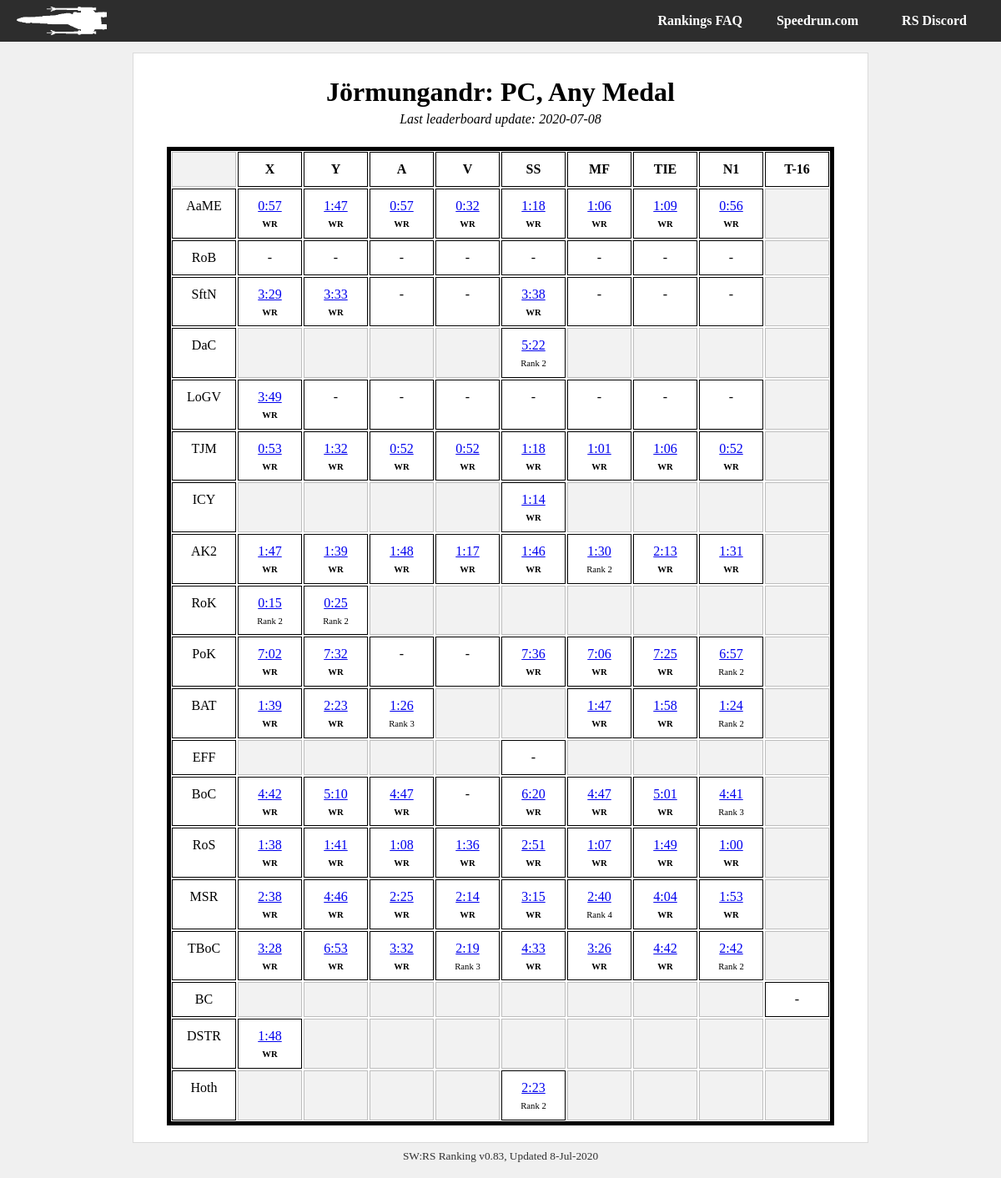
/player/Jörmungandr/pc_any, run on the app's committed database.
### tables this page shows
CREATE TABLE metadata (field          text primary key,value          text);

CREATE TABLE "il_runs_20200708" (
	`run_id`	integer,
	`level`	text,
	`category`	text,
	`player`	text,
	`time`	integer DEFAULT 9999,
	`platform`	text,
	`medal`	text,
	`src_link`	text,
	`rank`	INTEGER DEFAULT 0,
	PRIMARY KEY(`run_id`)
);

### swrs.py (the view)
@app.route('/player/<player_id>/<category>')
def player_cat(player_id, category):
    con = lite.connect(DATABASE)
    with con:
        cur = con.cursor()
        cur.execute('SELECT value FROM metadata ' +
                    'WHERE field = "last_update"')
    last_up = cur.fetchall()[0][0]
    tag = last_up + '_' + category
    if category[0:2] == 'pc':
        console = "PC"
    elif category[0:3] == 'n64':
        console = 'N64'
    else:
        console = 'CONSOLE?'
    if category[-3:] == 'any':
        medal_type = "Any Medal"
    elif category[-4:] == 'gold':
        medal_type = 'Gold Medal'
    else:
        medal_type = 'MEDAL?'
    runs = []
    for lev in il_level_names:
        level_array = []
        for ship in il_category_names:
            cur = con.cursor()
            with con:
                cur.execute('SELECT level, category, time, rank, "src_link" ' +
                            'FROM il_runs_' + last_up + ' ' +
                            'WHERE player = "' + player_id + '" AND ' +
                            'platform = "' + console + '" AND ' +
                            'level = "' + lev + '" AND ' +
                            'category = "' + ship + '" AND ' +
                            'medal = "' + medal_type + '";')
            run = cur.fetchall()
            if run:
                run = list(run[0])
                run[2] = convert_seconds(run[2])
            level_array.append(run)
        runs.append(level_array)
    '''
    for i in runs:
        print(i)
        #print(i, convert_seconds(i[2]))
    '''
    try:
        return render_template('player-category.html',
                               name=player_id,
                               medal=medal_type,
                               platform=console,
                               runs=runs,
                               last_update=DATESTAMP)
    except Exception as e:
        return str(e)

### swrs.py (called while the page is built)
def convert_seconds(in_time):
    out_time = 'ERR'
    secs = in_time % 60
    mins = (in_time - secs) // 60
    if secs < 10:
        secs = '0' + str(secs)
    out_time = str(mins) + ':' + str(secs)
    return out_time

@app.teardown_appcontext
def close_connection(exception):
    db = getattr(g, '_database', None)
    if db is not None:
        db.close()

### templates/player-category.html
{% from "macros.html" import header, footer, categories, title, player_chart %}
{{ header(name +" | SWRS") }}
{{ title(name + ": " + platform + ", " + medal, last_update) }}
{% set level_acronyms = ["AaME",
"RoB",
"SftN",
"DaC",
"LoGV",
"TJM",
"ICY",
"AK2",
"RoK",
"PoK",
"BAT",
"EFF",
"BoC",
"RoS",
"MSR",
"TBoC",
"BC",
"DSTR",
"Hoth"] %}
    <div id="about">
            <div id="runs-table">
                <div class="runs-table-row">
                    <div class="runs-table-timebox header ghosted"> </div>
                    <div class="runs-table-timebox header">X</div>
                    <div class="runs-table-timebox header">Y</div>
                    <div class="runs-table-timebox header">A</div>
                    <div class="runs-table-timebox header">V</div>
                    <div class="runs-table-timebox header">SS</div>
                    <div class="runs-table-timebox header">MF</div>
                    <div class="runs-table-timebox header">TIE</div>
                    <div class="runs-table-timebox header">N1</div>
                    <div class="runs-table-timebox header">T-16</div>
                </div>
            {% for i in range(runs|length): %}
                {% set level = runs[i] %}
                <div class="runs-table-row {{ level_acronyms[i] }}">
                <div class="runs-table-timebox">{{ level_acronyms[i] }}</div>
                {% for j in range(level|length): %}
                    {% set ship = level[j] %}
                    {% if i in [0, 1, 2, 4, 5, 7, 9, 12, 13, 14, 15]: %}
                        {% if j == 8: %}
                            {% set ghost = 'ghosted' %}
                        {% else %}
                            {% set ghost = '' %}
                        {% endif %}
                    {% elif i in [3, 6, 11, 18]: %}
                        {% if j not in [4]: %}
                            {% set ghost = 'ghosted' %}
                        {% else %}
                            {% set ghost = '' %}
                        {% endif %}
                    {% elif i in [8]: %}
                        {% if j not in [0, 1]: %}
                            {% set ghost = 'ghosted' %}
                        {% else %}
                            {% set ghost = '' %}
                        {% endif %}
                    {% elif i in [10]: %}
                        {% if j in [3, 4, 8]: %}
                            {% set ghost = 'ghosted' %}
                        {% else %}
                            {% set ghost = '' %}
                        {% endif %}
                    {% elif i in [16]: %}
                        {% if j not in [8]: %}
                            {% set ghost = 'ghosted' %}
                        {% else %}
                            {% set ghost = '' %}
                        {% endif %}
                    {% elif i in [17]: %}
                        {% if j == 7 and platform == 'N64': %}
                            {% set ghost = '' %}
                        {% elif j not in [0]: %}
                            {% set ghost = 'ghosted' %}
                        {% else %}
                            {% set ghost = '' %}
                        {% endif %}
                    {% endif %}
                    <div class="runs-table-timebox {{ ghost }}">
                        {% if ship: %}
                            <a href="{{ ship[4] }}">{{ ship[2] }}</a>
                            <div class="runs-table-ranking">
                                {% if ship[3] == 1 %}
                                    <b>WR</b>
                                {% else %}
                                    Rank {{ ship[3] }}
                                {% endif %}
                            </div>
                        {% else %}
                            {% if ghost == '': %}
                            -
                            {% endif %}
                        {% endif %}
                    </div>
                {% endfor %}
                </div>
            {% endfor %}
            </div>
    </div>
{{ footer() }}

### templates/macros.html (shortened to what this page needs)
{% macro header(header_text) %}
<html>
    <head>
        <link rel="stylesheet" type="text/css" href="{{ url_for('static', filename = 'style.css') }}" />
    </head>
    <body>
    <div id="container">
        {{ tabs() }}
    <div id="body-wrapper">
        <div id="body-content">
{% endmacro %}
{% macro tabs() %}
        <div id="body-tabs">
            <div id="lefttabs">
                <a href="/"><img src= {{ url_for('static', filename = 'logo.png') }}></a>
            </div>
            <div id="righttabs">
                <a href="https://discord.gg/Gp7swfc"><div id="tab" class="topplayers back">RS Discord</div></a>
            </div>
            <div id="righttabs">
                <a href="https://www.speedrun.com/rogue1/"><div id="tab" class="topplayers back">Speedrun.com</div></a>
            </div>
            <div id="righttabs">
                <a href="/faq"><div id="tab" class="topplayers back">Rankings FAQ</div></a>
            </div>
        </div>
{% endmacro %}
{% macro title(name, date) %}
            <div id="title">
                    <h1>
                        {{ name }}
                    </h1>
                    {% if date %}
                    <div id="lastupdate">
                        <p>Last leaderboard update: {{ date[:4] }}-{{ date[4:6] }}-{{ date[6:] }}</p>
                    </div>
                    {% endif %}
            </div>
{% endmacro %}
{% macro footer() %}
            </div>
            <div id="footertext">
                <span title="v0.83 Janson">SW:RS Ranking v0.83, Updated 8-Jul-2020</span>
            </div>
        </div>
    </div>
    </body>
</html>
{% endmacro %}

### static/style.css (style rules this page uses)
body { font-family: 'LiberationSerif', 'Bookman', 'Times', Serif; margin: 0px; background: #f0f0f0; position: relative; }
#container { position: absolute; width: 100%; height: 100%; }
#body-wrapper { width: max-content; max-width: 95%; margin-left:auto; margin-right:auto; padding: 10px; display: block; position: relative; overflow: hidden !important; }
#body-tabs { display: block; overflow: hidden; background: #2d2d2d; padding: 0px 10px; height: 50px; background-repeat: no-repeat; background-size: auto 35px; background-attachment: fixed; background-position-x: center; background-position-y: 7px; }
#tab { display: inline-block; color: #ffffff; padding: 00px 20px; border-radius: 0px; margin: 0px; min-width: 100px; text-align: center; font-weight: bold; line-height: 50px; height: 100%; }
#lefttabs { float: left; }
#lefttabs img { padding: 8px 10px; height: 34px; }
#righttabs { float: right; }
#body-content { border: 1px #dadada solid; min-height: 100px; background: #ffffff; border-radius: 0px; margin-top: 3px; padding: 20px 40px; }
#title { text-align: center; margin: .5em 0em 1.5em 0em; font-weight: bold; font-style: italic; }
#title h1 { margin: 0em 0em .0em 0em; font-style: normal; }
#footertext { text-align: center; font-size: 10pt; padding: 8px; opacity: 0.8; }
#lastupdate p { font-weight: normal; padding: 0; margin: 5px 0 0 0; }
#runs-table { border: 5px solid #000000; overflow: hidden; }
.runs-table-row { display: flex; flex-direction: row; flex-wrap: nowrap; justify-content: flex-start; align-items: stretch; align-content: stretch; }
.runs-table-timebox { margin: 1px; width: 75px; line-height: 20px; padding-top: 10px; padding-bottom: 10px; border: 1px solid #000000; text-align: center; vertical-align: middle; }
.runs-table-timebox.header { font-weight: bold; }
.runs-table-timebox.ghosted { opacity: 0.25; background: #cccccc; }
.runs-table-ranking { font-size: 8pt; padding-top: 7px; margin: 0; line-height: 1; }

### data on the page
metadata: value "2020", value "07", value "08"
il_runs_20200708: time "0:57"
il_runs_20200708: time "0:57"
il_runs_20200708: time "0:32"
il_runs_20200708: time "0:56"
il_runs_20200708: rank "2"
il_runs_20200708: time "0:53"
il_runs_20200708: time "0:52"
il_runs_20200708: time "0:52"
il_runs_20200708: time "0:52"
il_runs_20200708: rank "2"
il_runs_20200708: time "2:13"
il_runs_20200708: time "0:15", rank "2"
il_runs_20200708: time "0:25", rank "2"
il_runs_20200708: rank "2"
il_runs_20200708: rank "3"
il_runs_20200708: rank "2"
il_runs_20200708: rank "3"
il_runs_20200708: rank "4"
il_runs_20200708: rank "3"
il_runs_20200708: rank "2"
il_runs_20200708: rank "2"

### other printed values
{{ name }} "Jörmungandr: PC, Any Medal"
{{ level_acronyms[i] }} "AaME" "RoB" "SftN" "DaC" "LoGV" "TJM" "ICY" "AK2" "RoK" "PoK" "BAT" "EFF" "BoC" "RoS" "MSR" "TBoC" "BC" "DSTR" "Hoth"
{{ ship[2] }} "1:47" "1:18" "1:06" "1:09" "3:29" "3:33" "3:38" "5:22" "3:49" "1:32" "1:18" "1:01" "1:06" "1:14" "1:47" "1:39" "1:48" "1:17" "1:46" "1:30" "1:31" "7:02" "7:32" "7:36" "7:06" "7:25" "6:57" "1:39" "2:23" "1:26" "1:47" "1:58" "1:24" "4:42" "5:10" "4:47" "6:20" "4:47" "5:01" "4:41" "1:38" "1:41" "1:08" "1:36" "2:51" "1:07" "1:49" "1:00" "2:38" "4:46" "2:25" "2:14" "3:15" "2:40" "4:04" "1:53" "3:28" "6:53" "3:32" "2:19" "4:33" "3:26" "4:42" "2:42" "1:48" "2:23"
